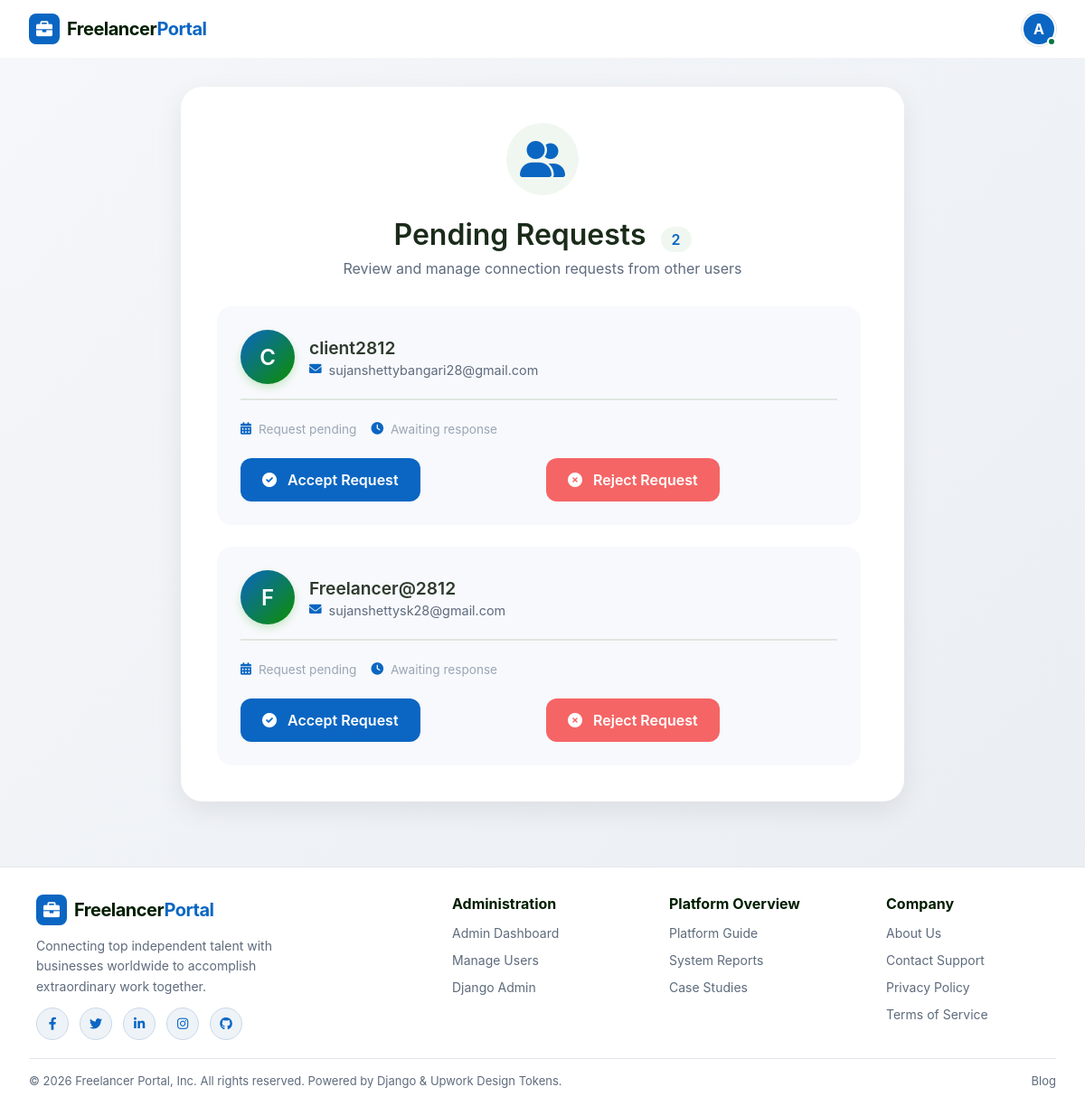
Page /accounts/pending-requests/ (signed in) on the committed database.
### accounts/models.py (models this page shows, shortened)
class User(AbstractUser):
    ROLE_CHOICES = (
        ('client', 'Client'),
        ('freelancer', 'Freelancer'),
    )
    username = models.CharField(max_length=150, unique=True)
    email = models.EmailField(unique=True)
    phone = models.CharField(max_length=15, unique=True)
    role = models.CharField(max_length=20, choices=ROLE_CHOICES)
    is_verified = models.BooleanField(default=False)  # ✅ ADD THIS
    USERNAME_FIELD = 'email'
    REQUIRED_FIELDS = ['username', 'phone']
    @property
    def get_profile_picture(self):
        try:
            if hasattr(self, 'freelancerprofile') and self.freelancerprofile.profile_picture:
                return self.freelancerprofile.profile_picture
        except Exception:
            pass
        return None

class ConnectionRequest(models.Model):
    STATUS_CHOICES = (
        ('pending', 'Pending'),
        ('accepted', 'Accepted'),
        ('rejected', 'Rejected'),
    )
    sender = models.ForeignKey(
        User,
        on_delete=models.CASCADE,
        related_name="sent_requests"
    )
    receiver = models.ForeignKey(
        User,
        on_delete=models.CASCADE,
        related_name="received_requests"
    )
    status = models.CharField(max_length=20, choices=STATUS_CHOICES, default='pending')
    created_at = models.DateTimeField(auto_now_add=True)

### accounts/views.py (the view)
# urls.py: path("pending-requests/", views.pending_requests, name="pending_requests"),
@login_required
def pending_requests(request):
    requests = ConnectionRequest.objects.filter(
        receiver=request.user
    )
    return render(request, "accounts/pending_requests.html", {
        "requests": requests
    })

### accounts/context_processors.py (called while the page is built)
def notifications(request):
    if request.user.is_authenticated:
        user_notifications = Notification.objects.filter(user=request.user).order_by('-created_at')[:10]
        unread_count = Notification.objects.filter(user=request.user, is_read=False).count()
        return {
            'notifications': user_notifications,
            'unread_notifications_count': unread_count
        }
    return {
        'notifications': [],
        'unread_notifications_count': 0
    }

### templates/accounts/pending_requests.html (shortened to what this page needs)
<!DOCTYPE html>
<html>
<head>
    <link rel="stylesheet" href="https://cdnjs.cloudflare.com/ajax/libs/font-awesome/6.0.0/css/all.min.css">
</head>
<body>
{% include 'includes/header.html' %}
<main>
    <div class="requests-container">
        <div class="requests-header">
            <div class="requests-icon">
                <i class="fas fa-user-friends"></i>
            </div>
            <h2>
                Pending Requests
                {% if requests %}
                    <span class="requests-count">{{ requests|length }}</span>
                {% endif %}
            </h2>
            <p>Review and manage connection requests from other users</p>
        </div>
        <div class="request-list">
            {% for request in requests %}
                <div class="request-card">
                    <div class="user-info">
                        <div class="user-avatar">
                            {{ request.sender.username|make_list|first|upper }}
                        </div>
                        <div class="user-details">
                            <h4>{{ request.sender.username }}</h4>
                            <p>
                                <i class="fas fa-envelope"></i>
                                {{ request.sender.email }}
                            </p>
                        </div>
                    </div>
                    <div class="request-meta">
                        <span>
                            <i class="fas fa-calendar-alt"></i>
                            Request pending
                        </span>
                        <span>
                            <i class="fas fa-clock"></i>
                            Awaiting response
                        </span>
                    </div>
                    <div class="button-group">
                        <form method="POST" action="{% url 'accounts:accept_connection_request' request.id %}" style="flex: 1;">
                            <button type="submit" class="btn btn-accept">
                                <i class="fas fa-check-circle"></i>
                                <span>Accept Request</span>
                            </button>
                        </form>
                        <form method="POST" action="{% url 'accounts:reject_connection_request' request.id %}" style="flex: 1;">
                            <button type="submit" class="btn btn-reject">
                                <i class="fas fa-times-circle"></i>
                                <span>Reject Request</span>
                            </button>
                        </form>
                    </div>
                </div>
            {% endfor %}
        </div>
    </div>
</main>
{% include 'includes/footer.html' %}
</body>
</html>

### templates/includes/header.html (shortened to what this page needs)
{% load static %}
<header class="upwork-header">
  <div class="upwork-header-container">
    <div class="upwork-header-left">
      {% if request.user.is_authenticated %}
        {% if request.user.is_superuser %}
          <a href="{% url 'accounts:admin_home' %}" class="upwork-logo">
        {% elif request.user.role == 'client' %}
          <a href="{% url 'client:client_home' %}" class="upwork-logo">
        {% else %}
          <a href="{% url 'freelancer:freelancer_home' %}" class="upwork-logo">
        {% endif %}
      {% else %}
        <a href="{% url 'home' %}" class="upwork-logo">
      {% endif %}
        <span class="logo-icon"><i class="fas fa-briefcase"></i></span>
        <span class="logo-text">Freelancer<span class="logo-accent">Portal</span></span>
      </a>
    </div>
    <div class="upwork-header-right">
      {% if request.user.is_authenticated %}
      <div class="upwork-user-menu" onclick="toggleUpworkMenu(event)">
        <div class="user-avatar-circle" style="display: flex; align-items: center; justify-content: center; font-weight: 700; font-size: 16px; background: #0a66c2; color: white;">
          {% if request.user.get_profile_picture %}
          <img src="{{ request.user.get_profile_picture }}" alt="{{ request.user.username }}" style="width: 100%; height: 100%; object-fit: cover;">
          {% else %}
          {{ request.user.username|slice:":1"|upper }}
          {% endif %}
        </div>
        <span class="online-status-dot"></span>
      </div>
      {% else %}
      <a href="{% url 'accounts:login' %}" class="upwork-btn-link">Log In</a>
      <a href="{% url 'accounts:select_role' %}" class="upwork-btn-primary">Sign Up</a>
      {% endif %}
    </div>
  </div>
</header>
<link rel="stylesheet" href="https://cdnjs.cloudflare.com/ajax/libs/font-awesome/6.0.0/css/all.min.css" />

### templates/accounts/pending_requests.html (style rules this page uses)
* { margin: 0; padding: 0; box-sizing: border-box; }
body { font-family: -apple-system, BlinkMacSystemFont, 'Segoe UI', Roboto, 'Helvetica Neue', Arial, sans-serif; background: linear-gradient(135deg, #f5f7fa 0%, #e9edf2 100%); min-height: 100vh; display: flex; flex-direction: column; color: #2d3a2d; }
main { flex: 1; display: flex; align-items: center; justify-content: center; padding: 2rem 1rem; }
.requests-container { background: white; max-width: 800px; width: 100%; padding: 2.5rem; border-radius: 24px; box-shadow: 0 10px 30px rgba(0, 0, 0, 0.08); animation: fadeIn 0.5s ease-out; }
.requests-header { text-align: center; margin-bottom: 2rem; }
.requests-icon { font-size: 2.5rem; color: #0a66c2; background: #f0f7f0; width: 80px; height: 80px; border-radius: 50%; display: flex; align-items: center; justify-content: center; margin: 0 auto 1.5rem; }
.requests-header h2 { color: #1a2b1a; font-size: 2rem; margin-bottom: 0.5rem; font-weight: 600; }
.requests-count { color: #0a66c2; background: #f0f7f0; padding: 0.25rem 0.75rem; border-radius: 20px; font-size: 1rem; margin-left: 0.5rem; display: inline-block; }
.requests-header p { color: #5e6b7e; font-size: 1rem; margin-top: 0.5rem; }
.request-list { display: flex; flex-direction: column; gap: 1.5rem; max-height: 600px; overflow-y: auto; padding-right: 0.5rem; }
.request-card { background: #f8f9fc; border-radius: 16px; padding: 1.5rem; transition: all 0.3s ease; border: 2px solid transparent; animation: slideIn 0.5s ease-out; }
.user-info { display: flex; align-items: center; gap: 1rem; margin-bottom: 1.5rem; padding-bottom: 1rem; border-bottom: 2px solid #e0e6e0; }
.user-avatar { width: 60px; height: 60px; background: linear-gradient(135deg, #0a66c2 0%, #0d8f00 100%); border-radius: 50%; display: flex; align-items: center; justify-content: center; color: white; font-size: 1.5rem; font-weight: 600; box-shadow: 0 4px 10px rgba(20, 168, 0, 0.2); }
.user-details { flex: 1; }
.user-details h4 { color: #2d3a2d; font-size: 1.2rem; margin-bottom: 0.25rem; font-weight: 600; }
.user-details p { color: #5e6b7e; font-size: 0.9rem; display: flex; align-items: center; gap: 0.5rem; }
.user-details p i { color: #0a66c2; font-size: 0.85rem; }
.request-meta { display: flex; gap: 1rem; margin-bottom: 1.5rem; font-size: 0.85rem; color: #9aa6b5; }
.request-meta span { display: flex; align-items: center; gap: 0.5rem; }
.request-meta i { color: #0a66c2; }
.button-group { display: flex; gap: 1rem; flex-wrap: wrap; }
.btn { flex: 1; padding: 0.875rem 1.5rem; border: none; border-radius: 12px; font-size: 1rem; font-weight: 600; cursor: pointer; transition: all 0.2s ease; display: flex; align-items: center; justify-content: center; gap: 0.75rem; font-family: inherit; }
.btn-accept { background: #0a66c2; color: white; }
.btn-accept i { transition: transform 0.2s ease; }
.btn-reject { background: #f56565; color: white; }
.btn-reject i { transition: transform 0.2s ease; }

### templates/includes/header.html (style rules this page uses)
* { box-sizing: border-box; margin: 0; padding: 0; }
body { background-color: #f9fafb; font-family: 'Inter', -apple-system, BlinkMacSystemFont, "Segoe UI", Roboto, sans-serif; color: #001e00; }
.upwork-header { background: #ffffff; border-bottom: none; position: sticky; top: 0; z-index: 1000; height: 64px; display: flex; align-items: center; box-shadow: none; }
.upwork-header-container { width: 100%; max-width: 1400px; margin: 0 auto; padding: 0 32px; display: flex; justify-content: space-between; align-items: center; }
.upwork-header-left { display: flex; align-items: center; gap: 32px; }
.upwork-logo { display: flex; align-items: center; gap: 8px; text-decoration: none; }
.logo-icon { background: #0a66c2; color: #ffffff; width: 34px; height: 34px; border-radius: 8px; display: flex; align-items: center; justify-content: center; font-size: 18px; }
.logo-text { font-size: 20px; font-weight: 700; color: #001e00; letter-spacing: -0.5px; }
.logo-accent { color: #0a66c2; }
.upwork-header-right { display: flex; align-items: center; gap: 16px; }
.upwork-user-menu { position: relative; cursor: pointer; }
.user-avatar-circle { width: 38px; height: 38px; border-radius: 50%; background: #0a66c2; color: white; display: flex; align-items: center; justify-content: center; font-size: 16px; font-weight: 600; overflow: hidden; border: 2px solid #ffffff; box-shadow: 0 0 0 1px #e4e6eb; }
.online-status-dot { position: absolute; bottom: 0; right: 0; width: 10px; height: 10px; background: #057642; border: 2px solid #ffffff; border-radius: 50%; }

### rows in the picture
User: user.username "A"
ConnectionRequest: sender.username|make_list "C", sender.username "client2812", sender.email "sujanshettybangari28@gmail.com"
ConnectionRequest: sender.username|make_list "F", sender.username "Freelancer@2812", sender.email "sujanshettysk28@gmail.com"

### other values in the picture
{{ requests|length }} "2"
